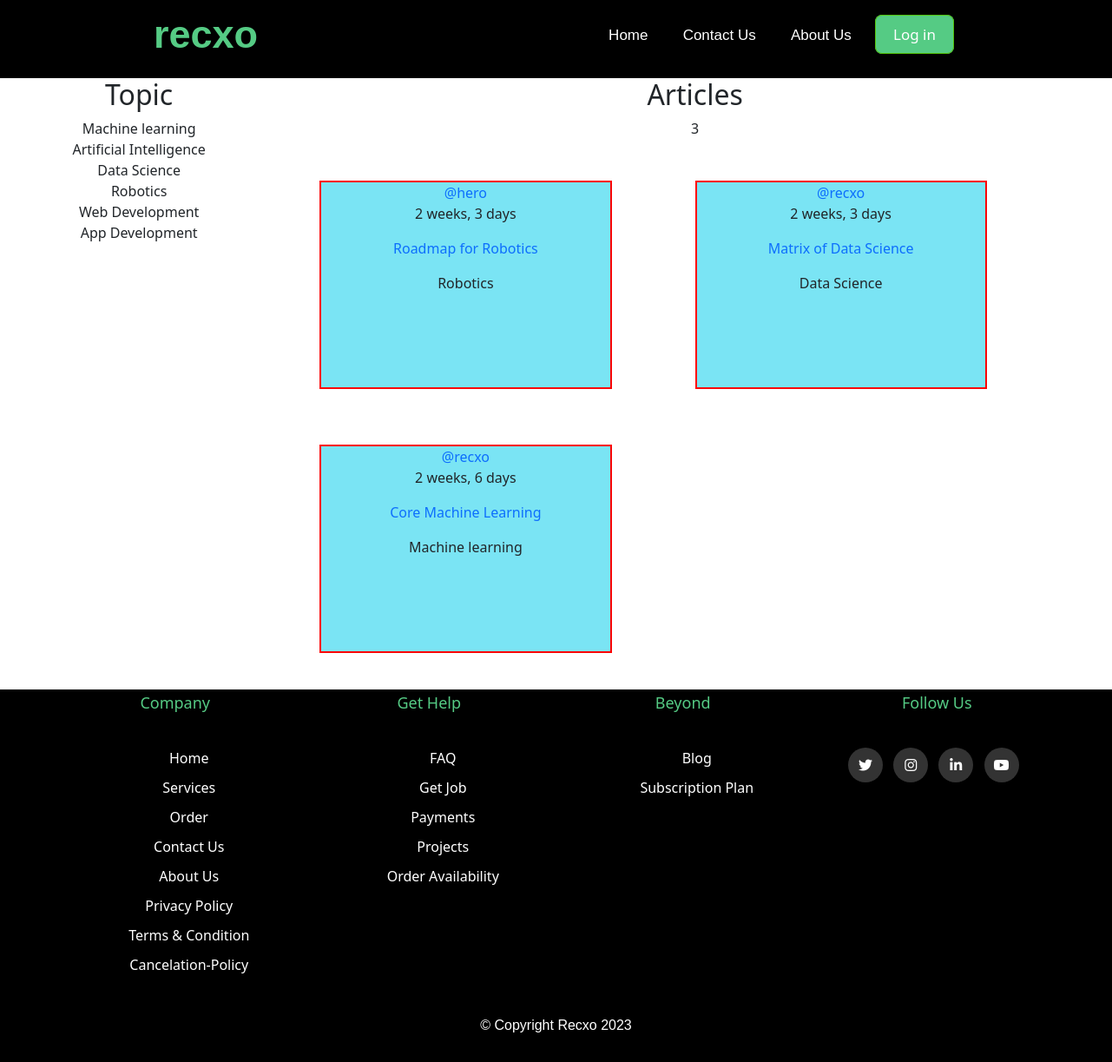
/blog/, run on an earlier commit of the app's database.
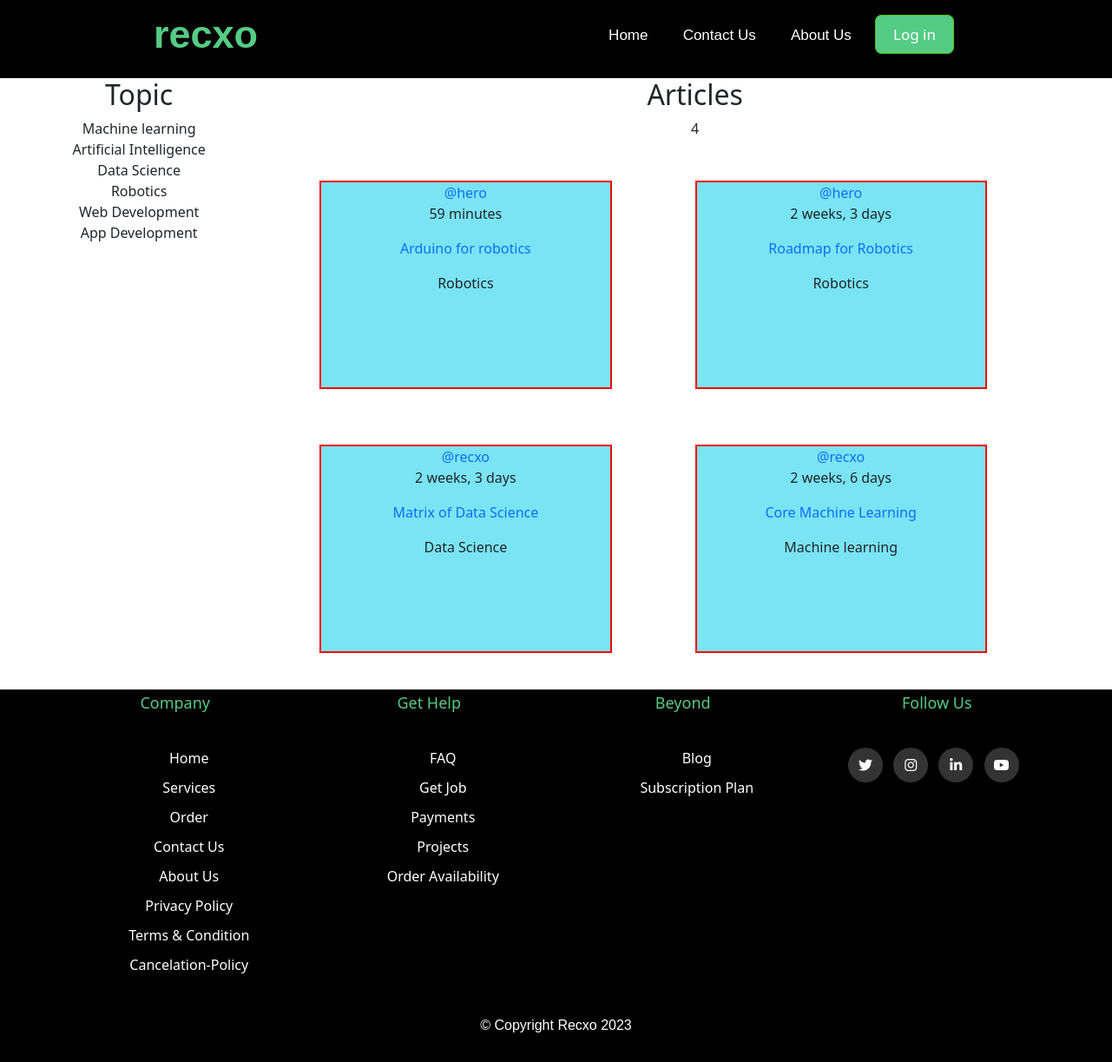
And on a later commit of the database.
### blog/models.py (models this page shows, shortened)
class Topic(models.Model):
    name = models.CharField(max_length=200)
    def __str__(self):
        return self.name

class BlogPost(models.Model):
    author = models.ForeignKey(User, on_delete=models.SET_NULL, null=True)
    topic = models.ForeignKey(Topic, on_delete=models.SET_NULL, null=True)
    name = models.CharField(max_length=200)
    content = models.TextField(null=True, blank=True)
    participants = models.ManyToManyField(
        User, related_name='participants', blank=True)
    updated = models.DateTimeField(auto_now=True)
    created = models.DateTimeField(auto_now_add=True)
    class Meta:
        ordering = ['-updated', '-created']

### blog/views.py (the view)
# urls.py: path('',views.home,name='blog-home'),
def home(request):
    topics = Topic.objects.all()
    blogPosts = BlogPost.objects.all()
    context = {'topics': topics, 'blogposts': blogPosts}
    return render(request, 'blog/home.html', context)

### templates/blog/home.html (shortened to what this page needs)
{% extends 'blog_base.html'%} {% block title%} blog{% endblock title%}
{% block body%}
<section id="section-1">
  <div class="sub-section-1">
    <div class="box">
      <div class="blog_topic item">
        {% include 'blog/topic_component.html'%}
      </div>
      <div class="blog_feed item">
        <div class="blog__header">
          <div>
            <h2>Articles</h2>
            <p>{{blogposts.count}}</p>
          </div>
        </div>
        {% include 'blog/blog_feed_component.html'%}
      </div>
    </div>
  </div>
</section>
{% endblock body %}

### templates/blog_base.html (shortened to what this page needs)
{% load static %}
<!DOCTYPE html>
<html lang="en">
  <head>
    <link
      href="https://cdn.jsdelivr.net/npm/bootstrap@5.3.0-alpha1/dist/css/bootstrap.min.css"
      rel="stylesheet"
    />
    <link
      rel="stylesheet"
      href="https://cdnjs.cloudflare.com/ajax/libs/font-awesome/6.2.1/css/all.min.css"
    />
    <link rel="stylesheet" href="{% static 'css/blog.css' %}" />
  </head>
  <body>
    {% include 'blog_navbar.html'%}
    {% block body %}{% endblock body %}
    {% include 'footer.html'%}
  </body>
</html>

### templates/blog_navbar.html (shortened to what this page needs)
{% load static %}
<!DOCTYPE html>
<html lang="en">
  <head>
    <link rel="stylesheet" href="{% static 'css/navbar.css'%}" />
  </head>
  <body>
    <nav>
      <div class="nav-items">
        <label class="name">recxo</label>
        <div class="nav-links">
          <ul>
            <li class="item"><a class="_nav-items" href="{% url 'blog-home' %}">Home</a></li>
            <li class="item">
              <a class="_nav-items" href="{% url 'contact'%}">Contact Us</a>
            </li>
            <li class="item">
                <a class="_nav-items" href="{% url 'about'%}">About Us</a>
            </li>
            {% if user.is_authenticated %}
            <li id="item-dropdown">
              <ul class="navbar-nav ml-auto mx-1">
                <li class="nav-item dropdown">
                  <a
                    class="nav-link dropdown-toggle"
                    href="#"
                    role="button"
                    data-bs-toggle="dropdown"
                    aria-expanded="false"
                  >
                    Welcome {{request.user}}
                  </a>
                  <ul class="dropdown-menu">
                    <li>
                      <a
                        class="dropdown-item"
                        href="{% url 'blog-user-profile' request.user.id%}"
                        >Profile</a
                      >
                    </li>
                    <li>
                      <a class="dropdown-item" href=""
                        >stats</a
                      >
                    </li>
                    <li><hr class="dropdown-divider" /></li>
                    <li>
                      <a class="dropdown-item" href="{% url 'logout'%}"
                        >Logout</a
                      >
                    </li>
                  </ul>
                </li>
              </ul>
            </li>
            {% else %}
            <li class="item" id="signin">
              <a class="signin" class="_nav-items" href="{% url 'login'%}"
                >Log in</a
              >
            </li>
            {% endif %}
          </ul>
        </div>
      </div>
    </nav>
  </body>
</html>

### templates/blog/topic_component.html
<h2>Topic</h2>
{% for topic in topics%}
<li>{{topic}}</li>
{% endfor %}

### templates/blog/blog_feed_component.html (shortened to what this page needs)
<div class="div">
{% for blog in blogposts %}
<div class="blogPostBlog">
  <div class="blogPostBlog__header">
    <a href="{% url 'blog-user-profile' blog.author.id%}">
      <div>@{{blog.author}}</div>
    </a>
    <p>{{blog.created|timesince}} </p>
  </div>
  <div class="blogPostBlog__content">
    <a href=""> {{blog.name}} </a>
  </div>
  <div class="blogPostBlog__meta">{{blog.topic}}</div>
</div>
{% endfor %}
</div>

### templates/footer.html (shortened to what this page needs)
{% load static%}
<!DOCTYPE html>
<html lang="en">
<head>
    <link rel="stylesheet" href="{% static 'css/footer.css' %}">
</head>
<body>
    <footer class="footer">
        <div class="container">
          <div class="row">
            <div class="footer-col">
              <h4>Company</h4>
              <ul>
                <li><a href="/">home</a></li>
                <li><a href="{% url 'services'%}">services</a></li>
                <li><a href="{% url 'orders'%}">Order</a></li>
                <li><a href="{% url 'contact'%}">Contact us</a></li>
                <li><a href="{% url 'about'%}">about us</a></li>
                <li><a href="{% url 'privacy-policy' %}">Privacy Policy</a></li>
                <li>
                  <a href="{% url 'terms-conditions'%}">Terms &amp; Condition</a>
                </li>
                <li>
                  <a href="{% url 'cancelation-policy'%}">Cancelation-Policy</a>
                </li>
              </ul>
            </div>
            <div class="footer-col">
              <h4>get help</h4>
              <ul>
                <li><a href="{% url 'services'%}">FAQ</a></li>
                <li><a href="{% url 'getjob'%}">get job</a></li>
                <li><a href="{% url 'services'%}">payments</a></li>
                <li><a href="{% url 'projects'%}">projects</a></li>
                <li><a href="{% url 'orders'%}">order availability</a></li>
              </ul>
            </div>
            <div class="footer-col">
              <h4>beyond</h4>
              <ul>
                <li><a href="/blog">Blog</a></li>
                <li><a href="{% url 'subscriptions'%}">Subscription Plan</a></li>
              </ul>
            </div>
            <div class="footer-col">
              <h4>follow us</h4>
              <div class="social-links">
                <a href="https://twitter.com/" target="_blank"
                  ><i class="fab fa-twitter"></i
                ></a>
                <a
                  href="https://www.instagram.com/"
                  target="_blank"
                  ><i class="fab fa-instagram"></i
                ></a>
                <a
                  href="https://www.linkedin.com/company/recxo/?viewAsMember=true"
                  target="_blank"
                  ><i class="fab fa-linkedin-in"></i
                ></a>
                <a
                  href="https://www.youtube.com/"
                  target="_blank"
                  ><i class="fab fa-youtube"></i
                ></a>
              </div>
            </div>
          </div>
        </div>
        <div class="copyright">© Copyright Recxo 2023</div>
    </footer>
</body>
</html>

### static/css/blog.css (style rules this page uses)
:root { --color-green: #55cb84 }

### static/css/navbar.css (style rules this page uses)
* { margin: 0; padding: 0; text-decoration: none; list-style: none; box-sizing: border-box; }
a { text-decoration: none; }
nav { background-color: black; height: 90px; width: 100%; position: sticky; top: 0px; z-index: 100; }
nav .nav-items label.name { color: #55cb84; font-size: 45px; font-weight: bold; line-height: 80px; font-family: 'Poppins', sans-serif; }
.nav-items { justify-content: flex-end; display: flex; max-width: 1450px; margin: 0px auto; }
nav .nav-items { display: flex; justify-content: space-around; }
.nav-items .item { display: inline-block; line-height: 80px; margin: 0 5px; }
.nav-items ._nav-items { color: #fff; font-family: 'Poppins', sans-serif; font-size: 17px; padding: 7px 13px; }
.item .signin { padding: 10px 20px; font-size: 17px; background-color: #55cb84; color: white; border: rgb(83, 195, 8) solid 1.5px; border-radius: 0.5rem; }

### static/css/footer.css (style rules this page uses)
* { margin: 0; padding: 0; text-decoration: none; list-style: none; box-sizing: border-box; }
a { text-decoration: none; }
.container { max-width: 1170px; margin: auto; }
.row { display: flex; flex-wrap: wrap; }
.footer ul { list-style: none; }
.footer { position: static; margin-top: 10px; left: 0; width: 100%; background-color: black; color: white; text-align: center; }
.footer-col { width: 25%; padding: 0 15px; }
.footer-col h4 { font-size: 18px; color: #55cb84; text-transform: capitalize; margin-bottom: 35px; padding: 5px 0; font-weight: 500; position: relative; }
.footer-col ul li:not(:last-child) { margin-bottom: 10px; }
.footer-col ul li a { font-size: 16px; text-transform: capitalize; color: #fff; text-decoration: none; font-weight: 300; display: block; transition: all 0.3s ease; }
.footer-col .social-links a { display: inline-block; height: 40px; width: 40px; background-color: rgba(255, 255, 255, 0.2); margin: 0 8px 10px 0; text-align: center; line-height: 40px; border-radius: 50%; color: #ffffff; transition: all 0.5s ease; }
.copyright { padding: 30px 0; font-family: 'Poppins', sans-serif; font-weight: 300; }

### templates/blog/home.html (style rules this page uses)
* { text-align: center; }
#section-1 .sub-section-1 { display: flex; max-width: 1450px; margin: 0px auto; }
#section-1 .box { display: grid; grid-template-columns: 1fr 3fr; width: 100%; }

### templates/blog/blog_feed_component.html (style rules this page uses)
.div { display: flex; flex-wrap: wrap; }
.blogPostBlog { border: 2px solid red; height: 15rem; margin: 2em 3rem; width: 35%; background-color: rgba(64, 216, 239, 0.696); }

What changed in the data, as far as the page shows it:
added BlogPost: author "hero", created "59 minutes", name "Arduino for robotics", topic "Robotics"
Also different on the page:
{{ blogposts.count }}: "3" → "4"
